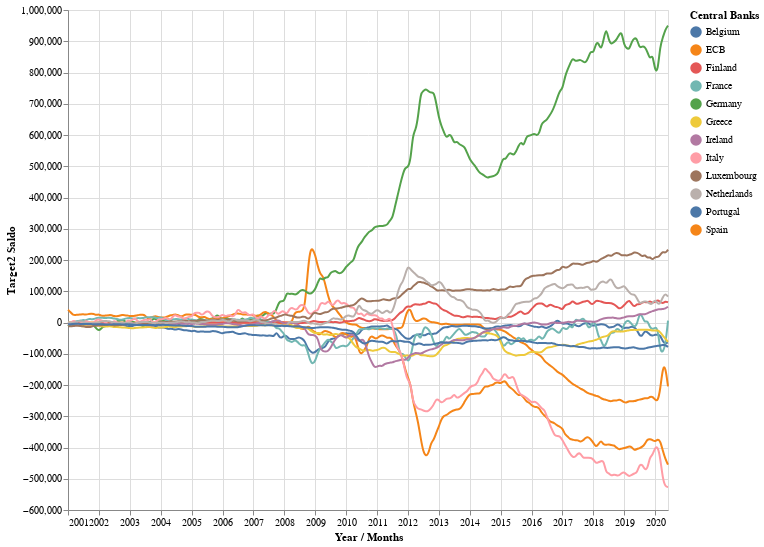

The notebook cell this image was saved under:
### Code cell
# hide-input
# Transparent selectors across the chart. This is what tells us
# the x-value of the cursor
selectors = alt.Chart(source).mark_point().encode(
    x='Year / Months:T',
    opacity=alt.value(0),
).add_selection(
    nearest
)

# Draw points on the line, and highlight based on selection
points = line.mark_point().encode(
    opacity=alt.condition(nearest, alt.value(1), alt.value(0))
)

# Draw text labels near the points, and highlight based on selection
text = line.mark_text(align='left', dx=5, dy=-5).encode(
    text=alt.condition(nearest, 
                       'Target2 Saldo:Q',
                       alt.value(' '))
)

# Draw a rule at the location of the selection
rules = alt.Chart(source).mark_rule(color='gray').encode(
    x='Year / Months:T',
).transform_filter(
    nearest
)

# Put the five layers into a chart and bind the data
alt.layer(
    line, selectors, points, rules, text
).properties(
    width=600, height=500
)

### Figure 1 — Vega-Lite specification as saved in the notebook (floating-point values rounded to 4 significant figures; data arrays with more than 128 entries replaced by an {"elided": "..."} marker saying what was removed)
{"config": {"view": {"continuousWidth": 400, "continuousHeight": 300}}, "layer": [{"mark": {"type": "line", "interpolate": "basis"}, "encoding": {"color": {"type": "nominal", "field": "Central Banks"}, "x": {"type": "temporal", "field": "Year / Months"}, "y": {"type": "quantitative", "field": "Target2 Saldo"}}}, {"mark": "point", "encoding": {"opacity": {"value": 0}, "x": {"type": "temporal", "field": "Year / Months"}}, "selection": {"selector001": {"type": "single", "nearest": true, "on": "mouseover", "fields": ["Year / Months"], "empty": "none"}}}, {"mark": "point", "encoding": {"color": {"type": "nominal", "field": "Central Banks"}, "opacity": {"condition": {"value": 1, "selection": "selector001"}, "value": 0}, "x": {"type": "temporal", "field": "Year / Months"}, "y": {"type": "quantitative", "field": "Target2 Saldo"}}}, {"mark": {"type": "rule", "color": "gray"}, "encoding": {"x": {"type": "temporal", "field": "Year / Months"}}, "transform": [{"filter": {"selection": "selector001"}}]}, {"mark": {"type": "text", "align": "left", "dx": 5, "dy": -5}, "encoding": {"color": {"type": "nominal", "field": "Central Banks"}, "text": {"condition": {"type": "quantitative", "field": "Target2 Saldo", "selection": "selector001"}, "value": " "}, "x": {"type": "temporal", "field": "Year / Months"}, "y": {"type": "quantitative", "field": "Target2 Saldo"}}}], "data": {"name": "data-9df765dc50eb27a2db3855fcf25d00fd"}, "height": 500, "width": 600, "$schema": "https://vega.github.io/schema/vega-lite/v4.8.1.json", "datasets": {"data-9df765dc50eb27a2db3855fcf25d00fd": {"elided": "2808 records"}}}
